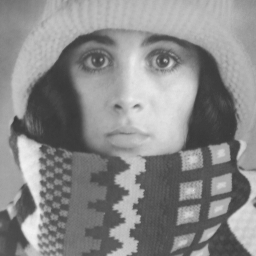
#> input picture Алгоритмы и методы для реализации компьютерного зрения в робототехнике/pz4/trui.png, 256 x 256 px
$ python 2.py   (older library calls are emulated)
#> lines starting #> are read from the running program, lines starting #| are printed output that depends on the picture
import cv2
import numpy as np
import matplotlib.pyplot as plt

# Загрузка изображения
image = cv2.imread('trui.png', 0)
#> image is the input picture: shape (256, 256); min 56, max 241, mean 137.7

# Детектор LOG без фильтра
edges1 = cv2.Laplacian(image, cv2.CV_64F, ksize=5)
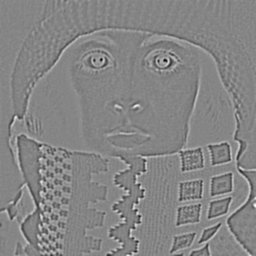
#> edges1: shape (256, 256) float64; min -3638, max 3320, mean 0.1; drawn with min black and max white

# Детектор Саппу с фильтром с сг = 6
edges2 = cv2.Sobel(image, cv2.CV_64F, 1, 1, ksize=5)
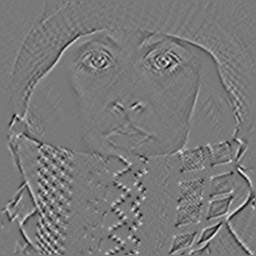
#> edges2: shape (256, 256) float64; min -927, max 1017, mean 0.1; drawn with min black and max white

# Детектор Саппу с фильтром с сг = 12
edges3 = cv2.Sobel(image, cv2.CV_64F, 1, 1, ksize=7)

# Отображение результатов с помощью subplots
plt.figure(figsize=(10, 5))

plt.subplot(2, 2, 1)
plt.imshow(image, cmap='gray')
plt.title('Исходное изображение')

plt.subplot(2, 2, 2)
plt.imshow(edges1, cmap='gray')
plt.title('Детектор LOG без фильтра')

plt.subplot(2, 2, 3)
plt.imshow(edges2, cmap='gray')
plt.title('Детектор Саппу с фильтром с сг = 6')

plt.subplot(2, 2, 4)
plt.imshow(edges3, cmap='gray')
plt.title('Детектор Саппу с фильтром с сг = 12')

plt.tight_layout()
plt.show()
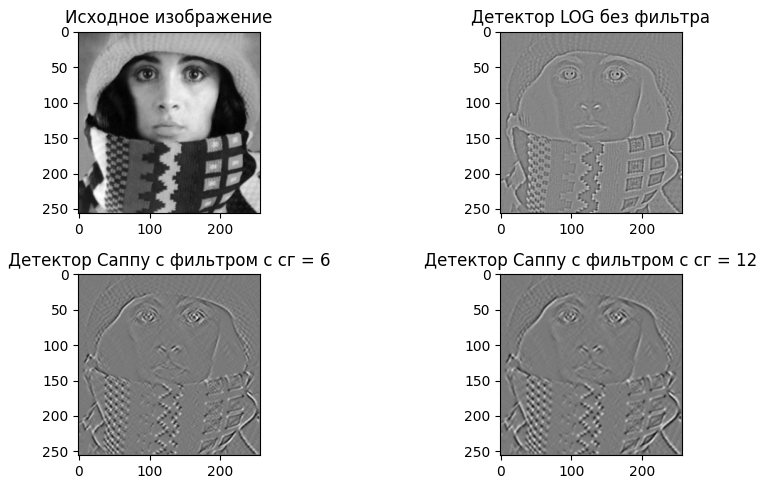
#> figure drawn by matplotlib, 4 panels

$ run again, with Алгоритмы и методы для реализации компьютерного зрения в робототехнике/pz4/coins.png copied over Алгоритмы и методы для реализации компьютерного зрения в робототехнике/pz4/trui.png
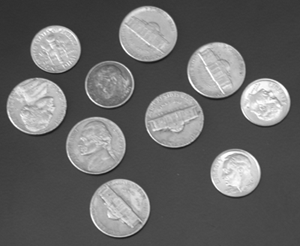
#> input picture Алгоритмы и методы для реализации компьютерного зрения в робототехнике/pz4/coins.png, 300 x 246 px
#> image is the input picture: shape (246, 300); min 23, max 255, mean 103
#> `edges2 = cv2.Sobel(image, cv2.CV_64F, 1, 1, ksize=5)`:
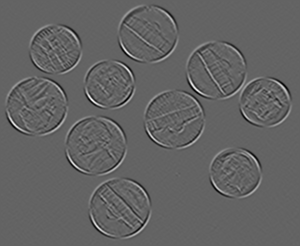
#> edges2: shape (246, 300) float64; min -1502, max 2336, mean 0; drawn with min black and max white
#> `plt.show()`:
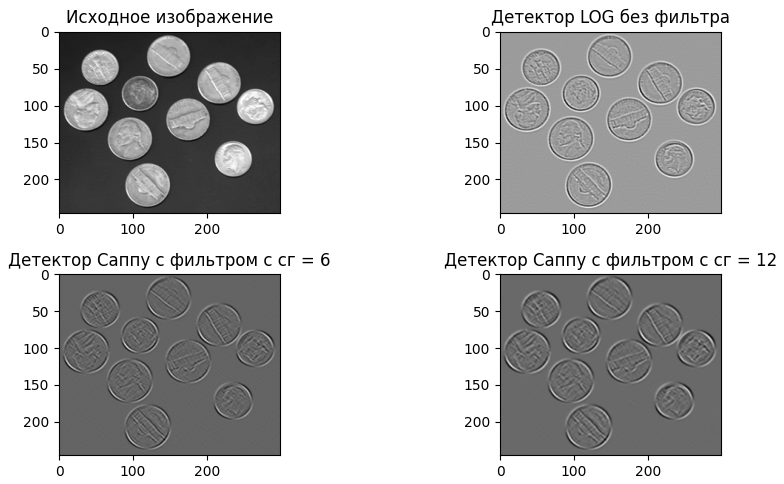
#> figure drawn by matplotlib, 4 panels
